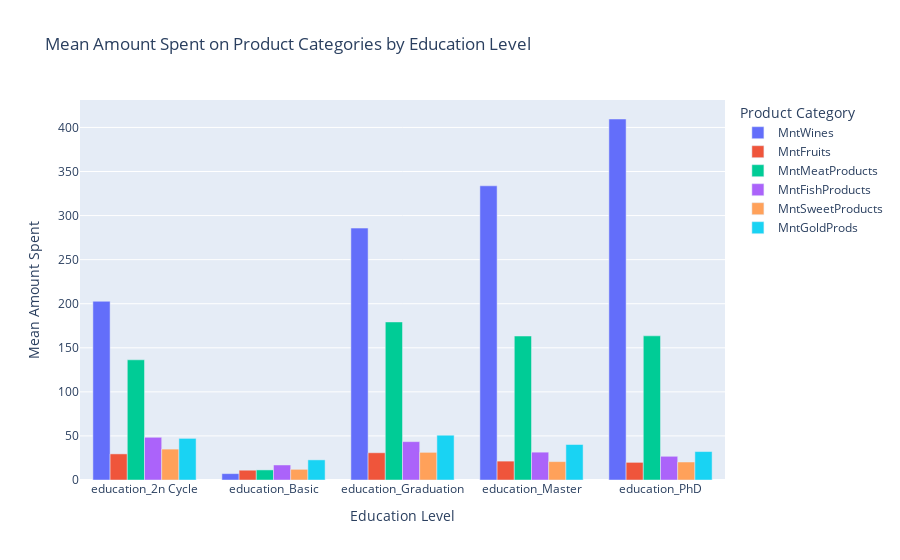

The cell this chart's notebook holds for it:
### Code cell
import pandas as pd
import matplotlib.pyplot as plt
import plotly.express as px

# ... (your existing code)
mnt_columns = ['MntWines', 'MntFruits', 'MntMeatProducts', 'MntFishProducts', 'MntSweetProducts', 'MntGoldProds']
# Create a consolidated Education column
data['Education'] = data[education_columns].idxmax(axis=1)

# Group by education level and calculate the mean of Mnt columns
mnt_by_education0 = data.groupby('Education')[mnt_columns].mean()

# ... (rest of your plotting code)
# Transpose the DataFrame for easier plotting with plotly
mnt_by_education1 = mnt_by_education0.T.reset_index()

# Melt the DataFrame for plotting
mnt_by_education2 = mnt_by_education1.melt(id_vars='index', var_name='Education Level', value_name='Mean Amount Spent')

# Rename the 'index' column for better readability in the plot
mnt_by_education = mnt_by_education2.rename(columns={'index': 'Product Category'})


fig = px.bar(mnt_by_education, x='Education Level', y='Mean Amount Spent', color='Product Category', barmode='group',
             labels={'Mean Amount Spent': 'Mean Amount Spent'},
             title='Mean Amount Spent on Product Categories by Education Level')
fig.show()

### Figure 1 — Plotly figure (JSON) as saved in the notebook; plotly's stock layout.template omitted (floating-point values rounded to 4 significant figures)
{"data": [{"alignmentgroup": "True", "hovertemplate": "Product Category=MntWines<br>Education Level=%{x}<br>Mean Amount Spent=%{y}<extra></extra>", "legendgroup": "MntWines", "marker": {"color": "#636efa", "pattern": {"shape": ""}}, "name": "MntWines", "offsetgroup": "MntWines", "orientation": "v", "showlegend": true, "textposition": "auto", "type": "bar", "x": ["education_2n Cycle", "education_Basic", "education_Graduation", "education_Master", "education_PhD"], "xaxis": "x", "y": [202.8, 7.241, 285.8, 333.8, 409.6], "yaxis": "y"}, {"alignmentgroup": "True", "hovertemplate": "Product Category=MntFruits<br>Education Level=%{x}<br>Mean Amount Spent=%{y}<extra></extra>", "legendgroup": "MntFruits", "marker": {"color": "#EF553B", "pattern": {"shape": ""}}, "name": "MntFruits", "offsetgroup": "MntFruits", "orientation": "v", "showlegend": true, "textposition": "auto", "type": "bar", "x": ["education_2n Cycle", "education_Basic", "education_Graduation", "education_Master", "education_PhD"], "xaxis": "x", "y": [29.63, 11.11, 30.93, 21.43, 20.01], "yaxis": "y"}, {"alignmentgroup": "True", "hovertemplate": "Product Category=MntMeatProducts<br>Education Level=%{x}<br>Mean Amount Spent=%{y}<extra></extra>", "legendgroup": "MntMeatProducts", "marker": {"color": "#00cc96", "pattern": {"shape": ""}}, "name": "MntMeatProducts", "offsetgroup": "MntMeatProducts", "orientation": "v", "showlegend": true, "textposition": "auto", "type": "bar", "x": ["education_2n Cycle", "education_Basic", "education_Graduation", "education_Master", "education_PhD"], "xaxis": "x", "y": [136.4, 11.44, 179.3, 163.3, 163.6], "yaxis": "y"}, {"alignmentgroup": "True", "hovertemplate": "Product Category=MntFishProducts<br>Education Level=%{x}<br>Mean Amount Spent=%{y}<extra></extra>", "legendgroup": "MntFishProducts", "marker": {"color": "#ab63fa", "pattern": {"shape": ""}}, "name": "MntFishProducts", "offsetgroup": "MntFishProducts", "orientation": "v", "showlegend": true, "textposition": "auto", "type": "bar", "x": ["education_2n Cycle", "education_Basic", "education_Graduation", "education_Master", "education_PhD"], "xaxis": "x", "y": [48.45, 17.06, 43.52, 31.57, 26.9], "yaxis": "y"}, {"alignmentgroup": "True", "hovertemplate": "Product Category=MntSweetProducts<br>Education Level=%{x}<br>Mean Amount Spent=%{y}<extra></extra>", "legendgroup": "MntSweetProducts", "marker": {"color": "#FFA15A", "pattern": {"shape": ""}}, "name": "MntSweetProducts", "offsetgroup": "MntSweetProducts", "orientation": "v", "showlegend": true, "textposition": "auto", "type": "bar", "x": ["education_2n Cycle", "education_Basic", "education_Graduation", "education_Master", "education_PhD"], "xaxis": "x", "y": [35.06, 12.11, 31.37, 20.87, 20.41], "yaxis": "y"}, {"alignmentgroup": "True", "hovertemplate": "Product Category=MntGoldProds<br>Education Level=%{x}<br>Mean Amount Spent=%{y}<extra></extra>", "legendgroup": "MntGoldProds", "marker": {"color": "#19d3f3", "pattern": {"shape": ""}}, "name": "MntGoldProds", "offsetgroup": "MntGoldProds", "orientation": "v", "showlegend": true, "textposition": "auto", "type": "bar", "x": ["education_2n Cycle", "education_Basic", "education_Graduation", "education_Master", "education_PhD"], "xaxis": "x", "y": [47.22, 22.83, 50.81, 40.28, 32.26], "yaxis": "y"}], "layout": {"barmode": "group", "legend": {"title": {"text": "Product Category"}, "tracegroupgap": 0}, "title": {"text": "Mean Amount Spent on Product Categories by Education Level"}, "xaxis": {"anchor": "y", "domain": [0, 1], "title": {"text": "Education Level"}}, "yaxis": {"anchor": "x", "domain": [0, 1], "title": {"text": "Mean Amount Spent"}}}}
